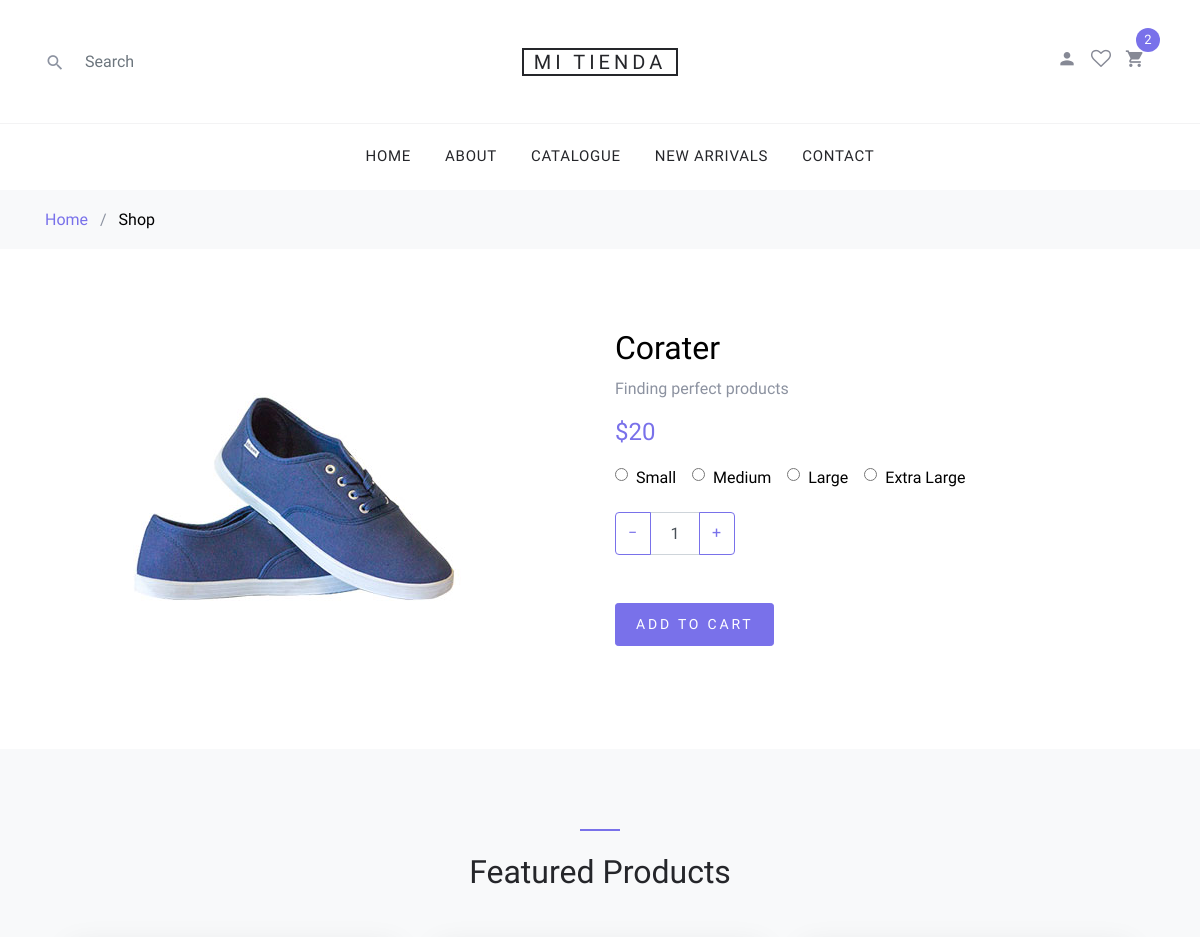
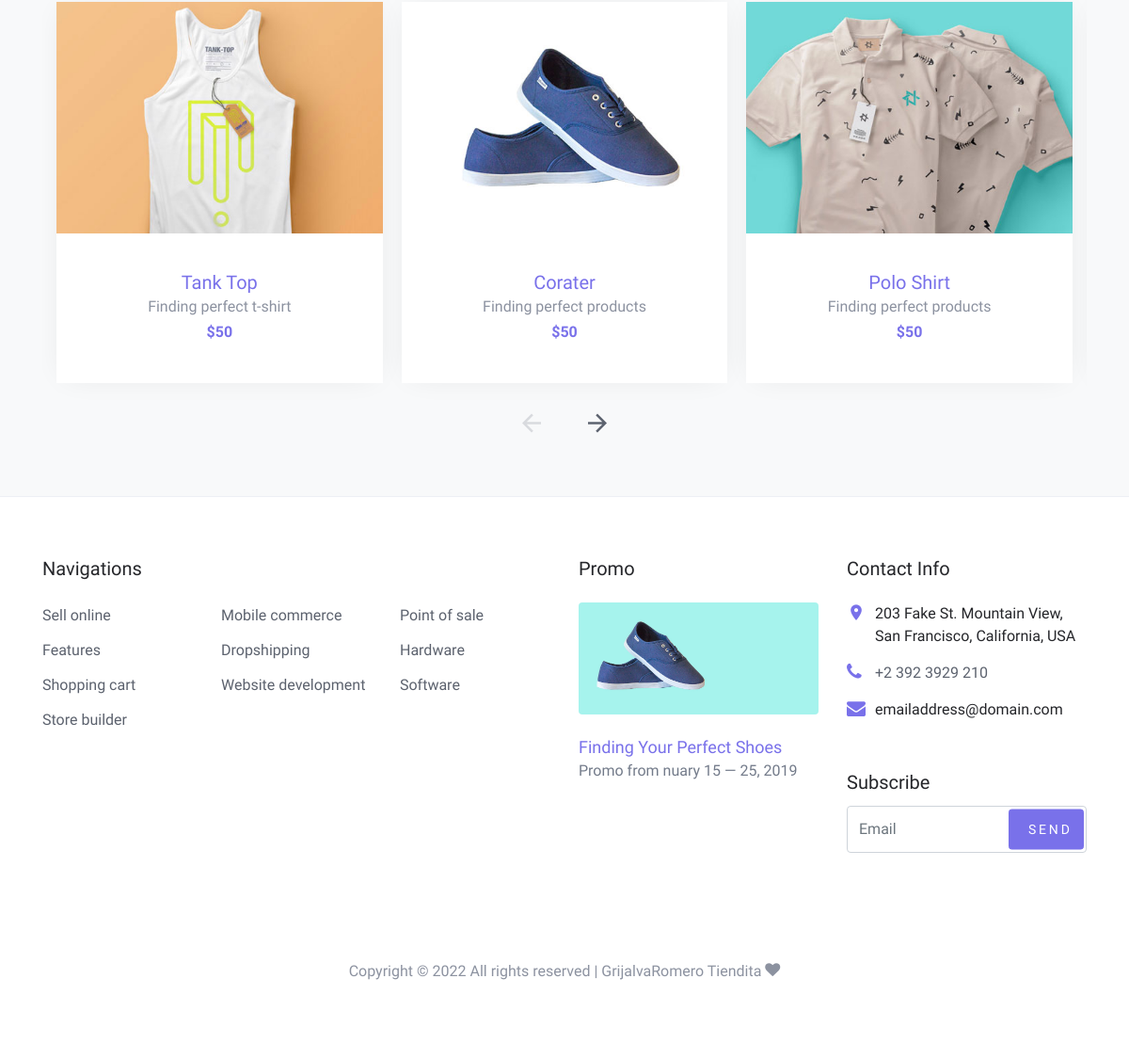
Page /shop-single.php?id=2 on the committed database (2 pictures, top to bottom).
### tables this page shows
CREATE TABLE `productos` (
  `id` int(11) NOT NULL,
  `nombre` varchar(300) NOT NULL,
  `descripcion` text NOT NULL,
  `precio` double NOT NULL,
  `imagen` varchar(200) NOT NULL,
  `inventario` int(11) NOT NULL,
  `id_categoria` int(11) NOT NULL,
  `talla` varchar(100) NOT NULL,
  `color` varchar(100) NOT NULL
);

### shop-single.php (the view, shortened to what this page needs)
<?php
include("./php/conexion.php");
if (isset($_GET['id'])) {
  $resultado = $conexion->query("select * from productos where id=" . $_GET['id']) or die($conexion->error);
  if (mysqli_num_rows($resultado) > 0) {
    $fila = mysqli_fetch_row($resultado);
  } else {
    header("Location: ./index.php");
  }
} else {
  header("Location: ./index.php");
}
?>
<!DOCTYPE html>
<html lang="en">
<head>
  <link rel="stylesheet" href="fonts/icomoon/style.css">
  <link rel="stylesheet" href="css/bootstrap.min.css">
  <link rel="stylesheet" href="css/magnific-popup.css">
  <link rel="stylesheet" href="css/jquery-ui.css">
  <link rel="stylesheet" href="css/owl.carousel.min.css">
  <link rel="stylesheet" href="css/owl.theme.default.min.css">
  <link rel="stylesheet" href="css/aos.css">
  <link rel="stylesheet" href="css/style.css">
</head>
<body>
  <div class="site-wrap">
    <?php include("./layouts/header.php"); ?>
    <div class="site-section">
      <div class="container">
        <div class="row">
          <div class="col-md-6">
            <img src="images/<?php echo $fila['4']; ?>" alt="<?php echo $fila['1']; ?>" class="img-fluid">
          </div>
          <div class="col-md-6">
            <h2 class="text-black"><?php echo $fila['1']; ?></h2>
            <p><?php echo $fila['2']; ?></p>
            <p><strong class="text-primary h4">$<?php echo $fila['3']; ?></strong></p>
            <div class="mb-1 d-flex">
              <label for="option-sm" class="d-flex mr-3 mb-3">
                <span class="d-inline-block mr-2" style="top:-2px; position: relative;"><input type="radio" id="option-sm" name="shop-sizes"></span> <span class="d-inline-block text-black">Small</span>
              </label>
              <label for="option-md" class="d-flex mr-3 mb-3">
                <span class="d-inline-block mr-2" style="top:-2px; position: relative;"><input type="radio" id="option-md" name="shop-sizes"></span> <span class="d-inline-block text-black">Medium</span>
              </label>
              <label for="option-lg" class="d-flex mr-3 mb-3">
                <span class="d-inline-block mr-2" style="top:-2px; position: relative;"><input type="radio" id="option-lg" name="shop-sizes"></span> <span class="d-inline-block text-black">Large</span>
              </label>
              <label for="option-xl" class="d-flex mr-3 mb-3">
                <span class="d-inline-block mr-2" style="top:-2px; position: relative;"><input type="radio" id="option-xl" name="shop-sizes"></span> <span class="d-inline-block text-black"> Extra Large</span>
              </label>
            </div>
            <div class="mb-5">
              <div class="input-group mb-3" style="max-width: 120px;">
                <div class="input-group-prepend">
                  <button class="btn btn-outline-primary js-btn-minus" type="button">&minus;</button>
                </div>
                <input type="text" class="form-control text-center" value="1" placeholder="" aria-label="Example text with button addon" aria-describedby="button-addon1">
                <div class="input-group-append">
                  <button class="btn btn-outline-primary js-btn-plus" type="button">&plus;</button>
                </div>
              </div>
            </div>
            <p><a href="cart.php?id=<?php echo $fila['0']; ?>" class="buy-now btn btn-sm btn-primary">Add To Cart</a></p>
          </div>
        </div>
      </div>
    </div>
    <div class="site-section block-3 site-blocks-2 bg-light">
      <div class="container">
        <div class="row justify-content-center">
          <div class="col-md-7 site-section-heading text-center pt-4">
            <h2>Featured Products</h2>
          </div>
        </div>
        <div class="row">
          <div class="col-md-12">
            <div class="nonloop-block-3 owl-carousel">
              <div class="item">
                <div class="block-4 text-center">
                  <figure class="block-4-image">
                    <img src="images/cloth_1.jpg" alt="Image placeholder" class="img-fluid">
                  </figure>
                  <div class="block-4-text p-4">
                    <h3><a href="#">Tank Top</a></h3>
                    <p class="mb-0">Finding perfect t-shirt</p>
                    <p class="text-primary font-weight-bold">$50</p>
                  </div>
                </div>
              </div>
              <div class="item">
                <div class="block-4 text-center">
                  <figure class="block-4-image">
                    <img src="images/shoe_1.jpg" alt="Image placeholder" class="img-fluid">
                  </figure>
                  <div class="block-4-text p-4">
                    <h3><a href="#">Corater</a></h3>
                    <p class="mb-0">Finding perfect products</p>
                    <p class="text-primary font-weight-bold">$50</p>
                  </div>
                </div>
              </div>
              <div class="item">
                <div class="block-4 text-center">
                  <figure class="block-4-image">
                    <img src="images/cloth_2.jpg" alt="Image placeholder" class="img-fluid">
                  </figure>
                  <div class="block-4-text p-4">
                    <h3><a href="#">Polo Shirt</a></h3>
                    <p class="mb-0">Finding perfect products</p>
                    <p class="text-primary font-weight-bold">$50</p>
                  </div>
                </div>
              </div>
            </div>
          </div>
        </div>
      </div>
    </div>
    <?php include("./layouts/footer.php"); ?>
  </div>
</body>
</html>

### css/style.css (style rules this page uses)
body { line-height: 1.7; color: #8c92a0; font-weight: 300; font-size: 16px; }
a { -webkit-transition: .3s all ease; -o-transition: .3s all ease; transition: .3s all ease; }
.text-black { color: #000; }
.site-wrap:before { -webkit-transition: .3s all ease-in-out; -o-transition: .3s all ease-in-out; transition: .3s all ease-in-out; background: rgba(0, 0, 0, 0.6); content: ""; position: absolute; z-index: 2000; top: 0; left: 0; right: 0; bottom: 0; opacity: 0; visibility: hidden; }
.btn { text-transform: uppercase; position: relative; -webkit-transition: 0.2s all ease-in-out !important; -o-transition: 0.2s all ease-in-out !important; transition: 0.2s all ease-in-out !important; top: 0; letter-spacing: .05em; }
.btn.btn-sm { font-size: 14px !important; padding: 10px 20px !important; }
.btn.btn-primary { font-size: 17px; font-weight: 300; letter-spacing: .2em; }
.form-control { height: 43px; }
.site-section { padding: 2.5em 0; }
@media (min-width: 768px) { .site-section { padding: 5em 0; } }
.site-section-heading { font-size: 30px; color: #25262a; position: relative; }
.site-section-heading:before { content: ""; left: 0%; top: 0; position: absolute; width: 40px; height: 2px; background: #7971ea; }
.site-section-heading.text-center:before { content: ""; left: 50%; top: 0; -webkit-transform: translateX(-50%); -ms-transform: translateX(-50%); transform: translateX(-50%); position: absolute; width: 40px; height: 2px; background: #7971ea; }
.block-4 { -webkit-box-shadow: 0 0 30px -10px rgba(0, 0, 0, 0.1); box-shadow: 0 0 30px -10px rgba(0, 0, 0, 0.1); background: #fff; }
.block-4 .block-4-text h3 { font-size: 20px; margin-bottom: 0; }
.block-4 .block-4-text h3 a { text-decoration: none; }

### rows in the picture
productos: imagen (picture), nombre "Corater", descripcion "Finding perfect products", precio "20"
